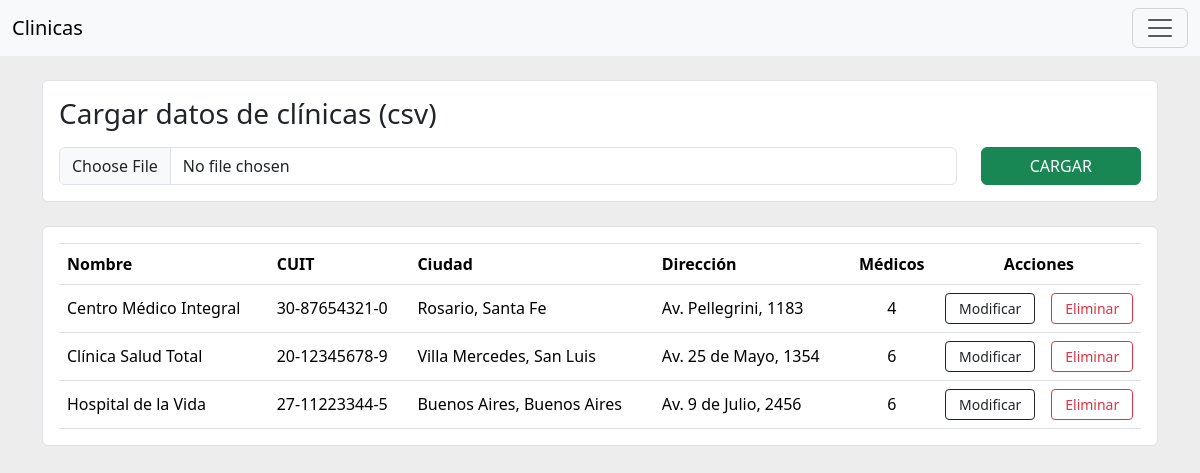
The page / on the database its author committed.
### tables this page shows
CREATE TABLE Clinica (
        cl_id INT NOT NULL PRIMARY KEY AUTO_INCREMENT,
        cl_cuit VARCHAR(16) NOT NULL UNIQUE,
        cl_razon_social VARCHAR(50) NOT NULL UNIQUE,
        cl_nombre VARCHAR(50) NOT NULL,
        cl_codigo_postal VARCHAR(8) NOT NULL,
        cl_provincia VARCHAR(50) NOT NULL,
        cl_ciudad VARCHAR(50) NOT NULL,
        cl_calle VARCHAR(50) NOT NULL,
        cl_numero_calle INT NOT NULL
    );

### lib/connection.php (called while the page is built, shortened)
<?php
function consultaSimple($sql) {
    global $connection;
    try {
        $sentencia = $connection->prepare($sql);
        $sentencia->execute();
        return $sentencia->fetchAll(PDO::FETCH_ASSOC);
    } catch (PDOException $error) {
        die("Error al consultar: " . $error->getMessage());
    }
}

### index.php (the view, shortened to what this page needs)
<?php
include "lib/connection.php";
$sql = "SELECT cl_id, cl_nombre, cl_cuit, cl_calle, cl_numero_calle, cl_provincia, cl_ciudad
        FROM Clinica
        ORDER BY cl_nombre;";
$clinicas = consultaSimple($sql);
$sql2 = "SELECT COUNT(DISTINCT m.m_id) AS medicos
        FROM Medico AS m
        JOIN ClinicaAreaMedico as cam ON m.m_id = cam.m_id
        WHERE cam.cl_id = :cl_id";
foreach ($clinicas as $unaClinica) {
    $sentencia = $connection->prepare($sql2);
    $sentencia->bindParam(':cl_id', $unaClinica['cl_id'], PDO::PARAM_INT);
    $sentencia->execute();
    $arrayCantMedicos[$unaClinica['cl_id']] = $sentencia->fetchAll(PDO::FETCH_ASSOC)[0]['medicos'];
}
?>
<?php include "components/head.php" ?>
<nav class="navbar bg-body-tertiary">
    <div class="container-fluid">
        <a class="navbar-brand" href="index.php">Clinicas</a>
        <button class="navbar-toggler" type="button" data-bs-toggle="offcanvas" data-bs-target="#offcanvasNavbar" aria-controls="offcanvasNavbar" aria-label="Toggle navigation">
            <span class="navbar-toggler-icon"></span>
        </button>
    </div>
</nav>
<main class="container-xl my-4">
    <form action="process/csv/cargar-clinicas-csv.php" method="post" enctype="multipart/form-data">
        <div class="mb-4 bg-white rounded border">
            <div class="row row-gap-3 p-3">
                <div class="col-12">
                    <h3 class="m-0">Cargar datos de clínicas (csv)</h3>
                </div>
                <div class="col-12 col-md-10">
                    <input type="file" class="form-control" name="archivo" required>
                </div>
                <div class="col-12 col-md-2">
                    <div class="d-grid">
                        <input class="btn btn-success" type="submit" value="CARGAR">
                    </div>
                </div>
            </div>
        </div>
    </form>
    <?php if (!empty($clinicas)) { ?>
        <div class="p-3 bg-white rounded border">
            <div class="table-responsive">
                <table class="table text-nowrap m-0 align-middle table-hover border-top">
                    <thead>
                        <tr>
                            <th scope="col">Nombre</th>
                            <th scope="col">CUIT</th>
                            <th scope="col">Ciudad</th>
                            <th scope="col">Dirección</th>
                            <th scope="col" class="text-center">Médicos</th>
                            <th scope="col" colspan="2" class="text-center">Acciones</th>
                        </tr>
                    </thead>
                    <tbody>
                        <?php foreach ($clinicas as $unaClinica) { ?>
                            <tr>
                                <td><?= $unaClinica['cl_nombre']; ?></td>
                                <td><?= $unaClinica['cl_cuit']; ?></td>
                                <td><?= $unaClinica['cl_ciudad'] . ", " . $unaClinica['cl_provincia']; ?></td>
                                <td><?= $unaClinica['cl_calle'] . ", " . $unaClinica['cl_numero_calle']; ?></td>
                                <td class="text-center"><?= $arrayCantMedicos[$unaClinica['cl_id']]; ?></td>
                                <td>
                                    <form action="ingresar-modificar-clinica.php" method="post">
                                        <div class="d-grid">
                                            <input class="btn btn-sm btn-outline-dark" type="submit" value="Modificar">
                                        </div>
                                    </form>
                                </td>
                                <td>
                                    <form action="process/clinica-eliminar.php" method="post">
                                        <div class="d-grid">
                                            <input class="btn btn-sm btn-outline-danger" type="submit" value="Eliminar">
                                        </div>
                                    </form>
                                </td>
                            </tr>
                        <?php } ?>
                    </tbody>
                </table>
            </div>
        </div>
    <?php } else { ?>
        <div class="alert alert-warning text-center mt-4" role="alert">
            <h3 class="m-0">No hay clínicas disponibles</h3>
        </div>
    <?php } ?>
</main>
<?php include "components/footer.php"; ?>

### components/head.php (shortened to what this page needs)
<!DOCTYPE html>
<html lang="es">
<head>
    <link href="https://cdn.jsdelivr.net/npm/bootstrap@5.3.2/dist/css/bootstrap.min.css" rel="stylesheet">
    <link rel="stylesheet" href="css/general.css">
</head>
<body>

### components/footer.php (shortened to what this page needs)
</body>
</html>

### css/general.css (style rules this page uses)
:root { --background: #ededed; --small: 576px; --medium: 768px; --large: 992px; --x-large: 1200px; --xx-large: 1400px; }
body { background-color: var(--background); font-family: system-ui, -apple-system, BlinkMacSystemFont, 'Segoe UI', Roboto, Oxygen, Ubuntu, Cantarell, 'Open Sans', 'Helvetica Neue', sans-serif; }

### rows shown on the page
clinica: cl_nombre "Centro Médico Integral", cl_cuit "30-87654321-0", cl_ciudad "Rosario", cl_provincia "Santa Fe", cl_calle "Av. Pellegrini", cl_numero_calle "1183", cl_id "4"
clinica: cl_nombre "Clínica Salud Total", cl_cuit "20-12345678-9", cl_ciudad "Villa Mercedes", cl_provincia "San Luis", cl_calle "Av. 25 de Mayo", cl_numero_calle "1354", cl_id "6"
clinica: cl_nombre "Hospital de la Vida", cl_cuit "27-11223344-5", cl_ciudad "Buenos Aires", cl_provincia "Buenos Aires", cl_calle "Av. 9 de Julio", cl_numero_calle "2456", cl_id "6"
